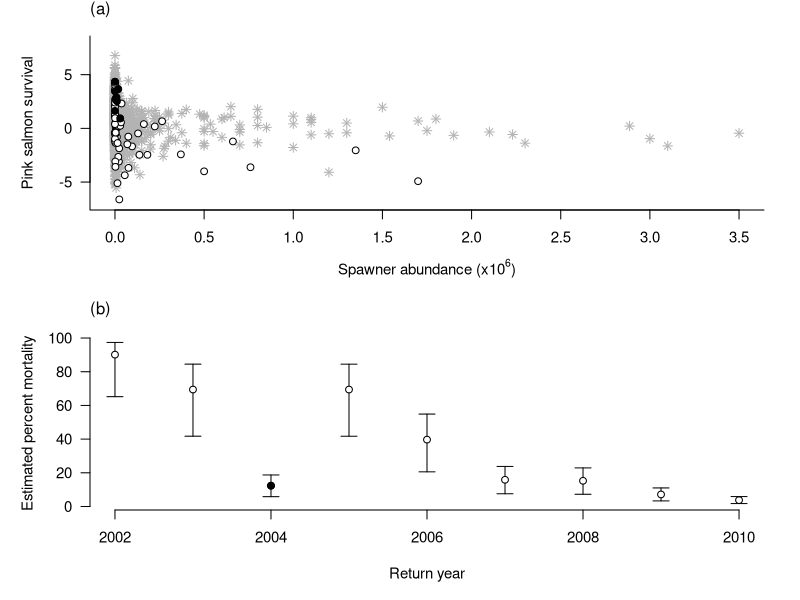

Write the R code that produced this figure.
################################################################################
## PINK POPULATION ANALYSIS
################################################################################
## The following code is the second of two code supplements for the article:
## Cessation of a salmon decline with control of parasites
## Stephanie Peacock*, Martin Krkosek, Stan Proboscz, Craig Orr & Mark Lewis
## *stephanie.peacock@ualberta.ca
## -------------------------------------------------------------------------------
## This code is provided to make all treatment of pink salmon population data and 
## subsequent analyses transparent. The authors give full permission to use and 
## modify this code, but ask that appropriate aknowledgement be given.
################################################################################
################################################################################
rm(list=ls()) #Clear workspace

#-------------------------------------------------------------------------------
# 1) Read in data
# ** Note that you must run "1_DataCompilation.R" 
# to generate the datafile used in this analysis**
#-------------------------------------------------------------------------------

# Spawner-recruit data (from 1_DataCompilation.R)
Z<-read.csv("StockRecruitData_PINK.csv", header=TRUE)
if(names(Z)[1]=="X") Z<-Z[,2:dim(Z)[2]]

Z$Yr.numeric<-Z$Yr
Z$Yr<-as.factor(Z$Yr)
Z$Area<-as.factor(Z$Area)
Z$S<-as.numeric(Z$S)
Z$Popn<-as.factor(Z$Popn)

#-------------------------------------------------------------------------------
# 2) Setting W -> NA for return years 1991-2001
#-------------------------------------------------------------------------------
Z$WildLice2<-Z$WildLice
Z$WildLice2[is.element(Z$Yr.numeric, c(1991:2001))&Z$Area==12]<-NA
Z1<-subset(Z, is.na(WildLice2)==FALSE)

#-------------------------------------------------------------------------------
# 3) Model fitting
#-------------------------------------------------------------------------------
#install.packages("lme4")
require(lme4)

mod.null<-lmer(Survival~S:Population+(1|Yr/Area), data=Z1, REML=TRUE)
mod.alt<-lmer(Survival~S:Population+WildLice+(1|Yr/Area), data=Z1, REML=TRUE)
anova(mod.null, mod.alt)

cat("Point estimates on parameters: \n r = ", fixef(mod.alt)[1], "\n c = ", fixef(mod.alt)[2])

#-------------------------------------------------------------------------------
# 4) Bootstrap confidence intervals on parameter estimates
#-------------------------------------------------------------------------------

Z1$ya<-integer(dim(Z1)[1])
for(i in 1:dim(ranef(mod.alt)$`Area:Yr`)[1]){
	j<-strsplit(dimnames(ranef(mod.alt)$`Area:Yr`)[[1]], ":")[[i]]
	Z1$ya[Z1$Yr==j[2]&Z1$Area==j[1]]<-i
	}
	
Z1$r<-integer(dim(Z1)[1])
for(i in 1:length(unique(Z1$Population))){
	j<-strsplit(names(fixef(mod.alt))[3:length(fixef(mod.alt))], "S:Population")[[i]]
	Z1$r[Z1$Population==j[2]]<-i
	}

#-------------------------------------------------------------------------------
# a) Function to bootstrap:
sim<-function(x){
	require(lme4)
	a<-params[[1]]
	b.i<-params[[2]]
	c<-params[[3]]
	sigma.ya<-params[[4]]
	sigma.y<-params[[5]]
	sigma.e<-params[[6]]
	
	set.seed(job.seeds[x,2]) #Set random seed for the job
	
	R<-numeric(length(Z1$S))	#Simulated Survival
	theta.y<-rnorm(length(levels(Z1$Yr)), 0, sigma.y)
	theta.ya<-rnorm(max(Z1$ya), 0, sigma.ya)
	epsilon<-rnorm(length(Z1$S), 0, sigma.e)
	
	R<-Z1$S*exp(a+b.i[Z1$r]*Z1$S+c*Z1$WildLice2+theta.ya[Z1$ya]+theta.y[as.numeric(Z1$Yr)]+epsilon)

	SS<-log(R/Z1$S)
	
	Z2<-data.frame(Area=as.factor(Z1$Area), Population=as.factor(Z1$Population), Yr=as.factor(Z1$Yr), S=Z1$S, Survival=SS, WildLice2=Z1$WildLice2)
	
	lice.mod<-lmer(Survival~S:Population+WildLice2+(1|Yr/Area), data=Z2, REML=TRUE)
		
	out.params<-fixef(lice.mod)[1:2]
	
	return(out.params)
	
} #end function
#-------------------------------------------------------------------------------

# b) Set up estimated variances for bootstrap algorithm
b <-as.numeric(fixef(mod.alt)[3:length(fixef(mod.alt))])
a<-as.numeric(fixef(mod.alt)[1])
c<-as.numeric(fixef(mod.alt)[2])

# Standard deviations!! Not variances!!
sigma.ya<-sqrt(VarCorr(mod.alt)$'Area:Yr'[1])
sigma.y<-sqrt(VarCorr(mod.alt)$Yr[1]) 
sigma.e<-attr(VarCorr(mod.alt), "sc")

params<-list(a, b, c, sigma.ya, sigma.y, sigma.e)	

#---------------------------------------------------
# c) Parallel computation (uncomment to run)
#    **************************WARNING**************************
#	 	This takes approx. 30 mins with n.cores=3 on my MacBook Pro, 
#		so it may tie up your computer for a while. 
#	************************************************************ 
#---------------------------------------------------

# require(parallel)
# detectCores() #Number of cores available
# n.cores<-3
# if(n.cores>detectCores()) cat("Attempting to parallelize on more cores than you have available!  Set n.cores < detectCores()")

# #Figure out random number sequences for different chains
# n.jobs<-1000 # How many iterations to bootstrap
# RNGkind("L'Ecuyer-CMRG")
# set.seed(1234)
# job.seeds<-matrix(nrow=n.jobs, ncol=7)
# job.seeds[1,]<-.Random.seed
# for(i in 2:n.jobs) job.seeds[i,]<-nextRNGStream(job.seeds[i-1,])
	
# t0<-proc.time()
# cl<-makeCluster(n.cores)
# clusterExport(cl, varlist=list("job.seeds", "Z1", "params"))
# X<-clusterApply(cl, x=c(1:1000), fun=sim)
# stopCluster(cl)
# cat("Process time (minutes) = ", (proc.time()-t0)[3]/60)
	
# # Unlist results
# p.all2<-matrix(nrow=1000, ncol=2)
# for(i in 1:1000) p.all2[i,]<-as.numeric(X[[i]])

# CI<-apply(p.all2, 2, quantile, c(0.025, 0.975))
# CI<-rbind(CI[1,], fixef(mod.alt)[1:2], CI[2,])
# colnames(CI)<-c("r", "c")
# rownames(CI)<-c("2.5%", "MLE", "97.5%")
# print(CI)

#---------------------------------------------------
# d) Computation of the percent mortality due to sea lice
#---------------------------------------------------
# Parameter confidenece intervals 
CI<-matrix(c(0.873361,1.088313,1.301514,-0.29934107,-0.19028109,-0.08669928), nrow=3, ncol=2)
colnames(CI)<-c("r", "c")
rownames(CI)<-c("2.5%", "MLE", "97.5%")

# Wild lice estimates
W<-data.frame(return.year=c(2001:2009)+1, WildLice=c(12.1739692,6.228714679,0.692532577,6.226036908,2.657006199,0.906920939,0.869532124,0.390081339,0.202908529))

mort<-cbind(CI[2,2]*W$WildLice, CI[1,2]*W$WildLice, CI[3,2]*W$WildLice)
p.mort<-100*(1-exp(mort))
colnames(p.mort)<-c("MLE", "97.5%", "2.5%")
rownames(p.mort)<-c(2002:2010)

#---------------------------------------------------
# e) Plotting figure 6 
#---------------------------------------------------
#install.packages("gplots")
require(gplots)
par(mfrow=c(2,1), mar=c(5,5,2,2), oma=c(0,0,0,0), cex=0.9)

# a) Pink salmon survival
plot(Z1$S[Z1$Area!=12]*10^(-6), Z1$Survival[Z1$Area!=12], col=c(grey(0.7)), ylim=c(-7,8), bty="l", las=1, ylab="Pink salmon survival", xlab=expression(paste("Spawner abundance (x",10^6,")")), pch=8)

points(Z1$S[Z1$Area==12&Z1$Yr.numeric<2002]*10^(-6), Z1$Survival[Z1$Area==12&Z1$Yr.numeric<2002], col=grey(0.7), pch=8)
points(Z1$S[Z1$Area==12&Z1$Yr.numeric>=2002]*10^(-6), Z1$Survival[Z1$Area==12&Z1$Yr.numeric>=2002], pch=21, bg="white")
points(Z1$S[Z1$Area==12&Z1$Yr.numeric==2004]*10^(-6), Z1$Survival[Z1$Area==12&Z1$Yr.numeric==2004], pch=19)

mtext(side=3, line=1, adj=0, "(a)")

# b) Estimated percent mortality
plotCI(2002:2010, p.mort[1:9,1], ui=p.mort[1:9,2], li=p.mort[1:9,3], bty="n", xlab="Return year", ylab="Estimated percent mortality", gap=0.3, las=1)
points(2004, p.mort[3,1], pch=19)
mtext(side=3, line=1, adj=0, "(b)")
